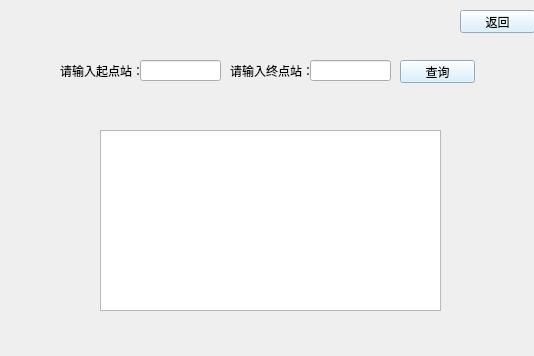
<?xml version="1.0" encoding="UTF-8"?>
<ui version="4.0">
 <class>road_select</class>
 <widget class="QWidget" name="road_select">
  <property name="geometry">
   <rect>
    <x>0</x>
    <y>0</y>
    <width>534</width>
    <height>356</height>
   </rect>
  </property>
  <property name="minimumSize">
   <size>
    <width>534</width>
    <height>356</height>
   </size>
  </property>
  <property name="maximumSize">
   <size>
    <width>534</width>
    <height>356</height>
   </size>
  </property>
  <property name="windowTitle">
   <string>Form</string>
  </property>
  <property name="styleSheet">
   <string notr="true">#road_select{image: url(:/new/prefix1/bus.jpg);}</string>
  </property>
  <widget class="QLabel" name="label">
   <property name="geometry">
    <rect>
     <x>60</x>
     <y>60</y>
     <width>91</width>
     <height>21</height>
    </rect>
   </property>
   <property name="text">
    <string>请输入起点站：</string>
   </property>
  </widget>
  <widget class="QLineEdit" name="startEdit">
   <property name="geometry">
    <rect>
     <x>140</x>
     <y>60</y>
     <width>81</width>
     <height>21</height>
    </rect>
   </property>
  </widget>
  <widget class="QLineEdit" name="endEdit">
   <property name="geometry">
    <rect>
     <x>310</x>
     <y>60</y>
     <width>81</width>
     <height>21</height>
    </rect>
   </property>
  </widget>
  <widget class="QLabel" name="label_2">
   <property name="geometry">
    <rect>
     <x>230</x>
     <y>60</y>
     <width>91</width>
     <height>21</height>
    </rect>
   </property>
   <property name="text">
    <string>请输入终点站：</string>
   </property>
  </widget>
  <widget class="QTextEdit" name="textEdit">
   <property name="geometry">
    <rect>
     <x>100</x>
     <y>130</y>
     <width>341</width>
     <height>181</height>
    </rect>
   </property>
  </widget>
  <widget class="QPushButton" name="pushButton">
   <property name="geometry">
    <rect>
     <x>400</x>
     <y>60</y>
     <width>75</width>
     <height>23</height>
    </rect>
   </property>
   <property name="styleSheet">
    <string notr="true">background-color: rgb(208, 237, 255);</string>
   </property>
   <property name="text">
    <string>查询</string>
   </property>
  </widget>
  <widget class="QPushButton" name="pushButton_2">
   <property name="geometry">
    <rect>
     <x>460</x>
     <y>10</y>
     <width>75</width>
     <height>23</height>
    </rect>
   </property>
   <property name="styleSheet">
    <string notr="true">background-color: rgb(208, 237, 255);</string>
   </property>
   <property name="text">
    <string>返回</string>
   </property>
  </widget>
 </widget>
 <resources/>
 <connections/>
</ui>
